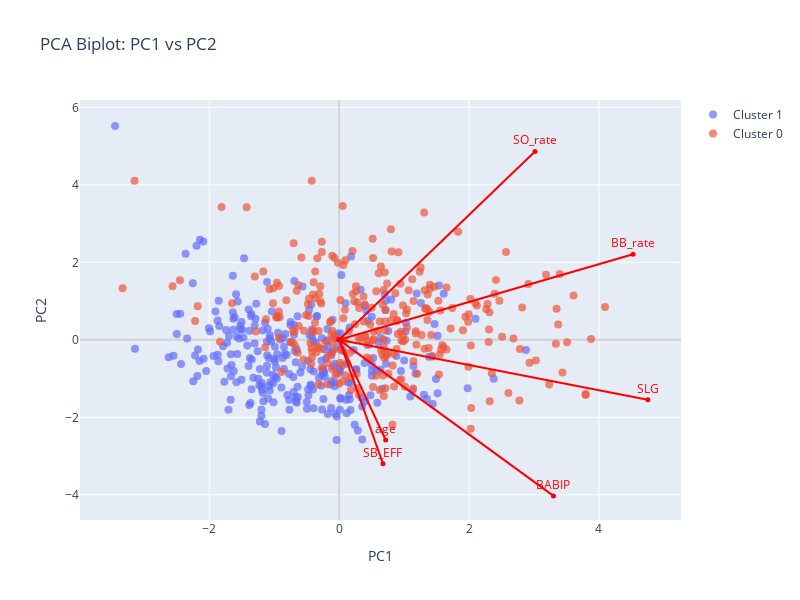
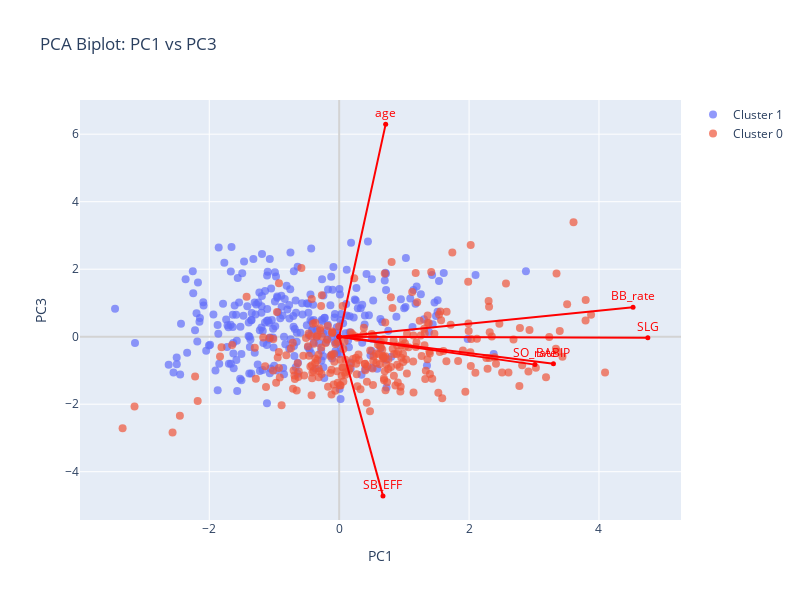
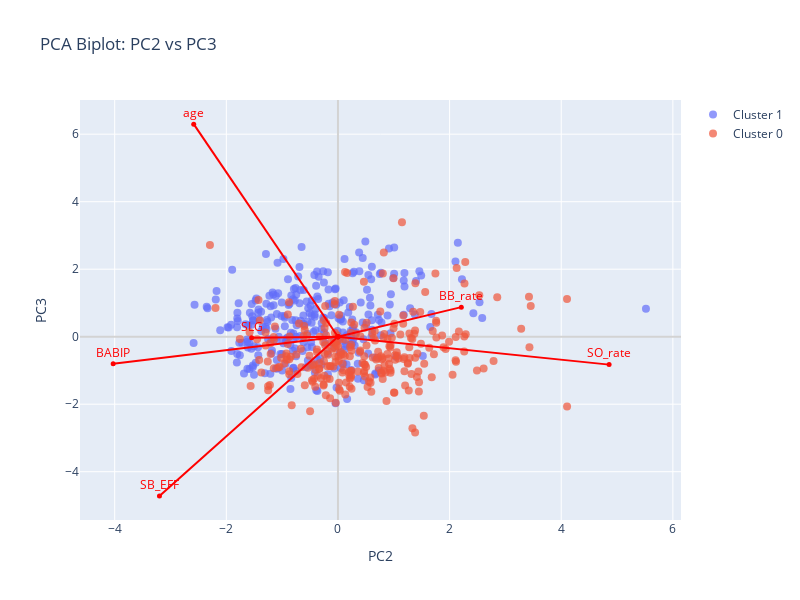

Notebook code cell kept with these figures, in order:
### Markdown cell above
From the pairwise plot of all combinations of the original variables, we can see a pattern that strengthens our PCA findings earlier, BABIP, SO_rate, BB_rate, and SLG seemed to have the best separation of the two clusters (recall these are the 4 main loading factors in PC1 that explains almost 30% of the variance by itself), so PC1 not only explains a lot of variance but also contributes a lot to separation.

### Code cell
# pca transformed data kmeans clustering analysis

pipe = Pipeline([
    ("scaler", StandardScaler()),
    ("pca", PCA(n_components=5, random_state=6021)),
    ("kmeans", KMeans(n_clusters=2, init="k-means++", n_init="auto", random_state=6021))
])

pipe.fit(X_pca)
labels = pipe["kmeans"].labels_

X_plot = pd.DataFrame(X_pca, columns=['PC1', 'PC2', 'PC3', 'PC4', 'PC5'])
X_plot['cluster'] = labels.astype(str)
cluster_labels = X_plot['cluster'].unique()

def plot_pca_biplot(X_pca_scores, loadings_matrix, labels, pc_x=1, pc_y=2, scale_factor=8, cluster_distinction=True):
    """
    Generates a PCA Biplot for any two Principal Components (PCX vs PCY), 
    colored by K-means cluster labels.

    Args:
        X_pca_scores (pd.DataFrame or np.array): The PCA transformed data (PC scores).
        loadings_matrix (pd.DataFrame): The matrix of PCA loadings.
        labels (np.array): The K-means cluster labels for each data point.
        pc_x (int): The index of the PC for the X-axis (e.g., 1 for PC1).
        pc_y (int): The index of the PC for the Y-axis (e.g., 2 for PC2).
        scale_factor (float): Multiplier to scale the loading vectors for visualization.
    """
    
    pc_x_col = f'PC{pc_x}'
    pc_y_col = f'PC{pc_y}'
    
    if pc_x_col not in X_plot.columns or pc_y_col not in X_plot.columns:
        raise ValueError(f"PC index {pc_x} or {pc_y} is out of range. Max PC is {len(X_plot.columns)-1}.")
        
    cluster_labels = X_plot['cluster'].unique()

    fig = go.Figure()

    # Scatter Plot of Data Points (Scores)
    if cluster_distinction:
        for label in cluster_labels:
            df_cluster = X_plot[X_plot['cluster'] == label]
            fig.add_trace(go.Scatter(
                x=df_cluster[pc_x_col], 
                y=df_cluster[pc_y_col], 
                mode='markers',
                marker=dict(size=8, opacity=0.7),
                name=f'Cluster {label}'
            ))
    else:
        fig.add_trace(go.Scatter(
            x=X_plot[pc_x_col], 
            y=X_plot[pc_y_col], 
            mode='markers',
            marker=dict(size=8, opacity=0.7),
        ))

    # 3. Add Loadings (Arrows)
    # The loadings matrix contains the coordinates for the arrows
    loading_df = loadings_matrix[[pc_x_col, pc_y_col]].copy()
    loading_df['var'] = loading_df.index

    for i, row in loading_df.iterrows():
        fig.add_trace(go.Scatter(
            x=[0, row[pc_x_col] * scale_factor], 
            y=[0, row[pc_y_col] * scale_factor],
            mode='lines+markers+text',
            text=[None, row["var"]],
            textposition='top center',
            line=dict(color='red', width=2),
            marker=dict(size=5, color='red'),
            showlegend=False,
            textfont=dict(color='red', size=12)
        ))

    # 4. Final Layout
    fig.update_layout(
        title=f'PCA Biplot: {pc_x_col} vs {pc_y_col}',
        xaxis_title=pc_x_col,
        yaxis_title=pc_y_col,
        height=600,
        width=800,
        # Ensure the arrow origin (0,0) is visible
        xaxis=dict(zeroline=True, zerolinewidth=2, zerolinecolor='lightgrey'),
        yaxis=dict(zeroline=True, zerolinewidth=2, zerolinecolor='lightgrey'),
    )
    fig.show()

plot_pca_biplot(X_pca, pca_loadings, labels, pc_x=1, pc_y=2)

plot_pca_biplot(X_pca, pca_loadings, labels, pc_x=1, pc_y=3)

plot_pca_biplot(X_pca, pca_loadings, labels, pc_x=2, pc_y=3)

# pairwise plot of PC Scores
sns.set(style="ticks")
pair_plot = sns.pairplot(
X_plot, 
hue='cluster', 
palette='Set2', 
diag_kind='kde',
plot_kws={'alpha': 0.5})

plt.show()

### Figure 1 — Plotly figure (JSON) as saved in the notebook; plotly's stock layout.template omitted (floating-point values rounded to 4 significant figures; data arrays with more than 128 entries replaced by an {"elided": "..."} marker saying what was removed)
{"data": [{"marker": {"opacity": 0.7, "size": 8}, "mode": "markers", "name": "Cluster 1", "type": "scatter", "x": {"elided": "287 float values"}, "y": {"elided": "287 float values"}}, {"marker": {"opacity": 0.7, "size": 8}, "mode": "markers", "name": "Cluster 0", "type": "scatter", "x": {"elided": "274 float values"}, "y": {"elided": "274 float values"}}, {"line": {"color": "red", "width": 2}, "marker": {"color": "red", "size": 5}, "mode": "lines+markers+text", "showlegend": false, "text": [null, "age"], "textfont": {"color": "red", "size": 12}, "textposition": "top center", "type": "scatter", "x": [0, 0.716], "y": [0, -2.584]}, {"line": {"color": "red", "width": 2}, "marker": {"color": "red", "size": 5}, "mode": "lines+markers+text", "showlegend": false, "text": [null, "SLG"], "textfont": {"color": "red", "size": 12}, "textposition": "top center", "type": "scatter", "x": [0, 4.752], "y": [0, -1.546]}, {"line": {"color": "red", "width": 2}, "marker": {"color": "red", "size": 5}, "mode": "lines+markers+text", "showlegend": false, "text": [null, "BB_rate"], "textfont": {"color": "red", "size": 12}, "textposition": "top center", "type": "scatter", "x": [0, 4.525], "y": [0, 2.21]}, {"line": {"color": "red", "width": 2}, "marker": {"color": "red", "size": 5}, "mode": "lines+markers+text", "showlegend": false, "text": [null, "SO_rate"], "textfont": {"color": "red", "size": 12}, "textposition": "top center", "type": "scatter", "x": [0, 3.015], "y": [0, 4.858]}, {"line": {"color": "red", "width": 2}, "marker": {"color": "red", "size": 5}, "mode": "lines+markers+text", "showlegend": false, "text": [null, "BABIP"], "textfont": {"color": "red", "size": 12}, "textposition": "top center", "type": "scatter", "x": [0, 3.299], "y": [0, -4.027]}, {"line": {"color": "red", "width": 2}, "marker": {"color": "red", "size": 5}, "mode": "lines+markers+text", "showlegend": false, "text": [null, "SB_EFF"], "textfont": {"color": "red", "size": 12}, "textposition": "top center", "type": "scatter", "x": [0, 0.6746], "y": [0, -3.198]}], "layout": {"height": 600, "title": {"text": "PCA Biplot: PC1 vs PC2"}, "width": 800, "xaxis": {"title": {"text": "PC1"}, "zeroline": true, "zerolinecolor": "lightgrey", "zerolinewidth": 2}, "yaxis": {"title": {"text": "PC2"}, "zeroline": true, "zerolinecolor": "lightgrey", "zerolinewidth": 2}}}

### Figure 2 — Plotly figure (JSON) as saved in the notebook; plotly's stock layout.template omitted (floating-point values rounded to 4 significant figures; data arrays with more than 128 entries replaced by an {"elided": "..."} marker saying what was removed)
{"data": [{"marker": {"opacity": 0.7, "size": 8}, "mode": "markers", "name": "Cluster 1", "type": "scatter", "x": {"elided": "287 float values"}, "y": {"elided": "287 float values"}}, {"marker": {"opacity": 0.7, "size": 8}, "mode": "markers", "name": "Cluster 0", "type": "scatter", "x": {"elided": "274 float values"}, "y": {"elided": "274 float values"}}, {"line": {"color": "red", "width": 2}, "marker": {"color": "red", "size": 5}, "mode": "lines+markers+text", "showlegend": false, "text": [null, "age"], "textfont": {"color": "red", "size": 12}, "textposition": "top center", "type": "scatter", "x": [0, 0.716], "y": [0, 6.298]}, {"line": {"color": "red", "width": 2}, "marker": {"color": "red", "size": 5}, "mode": "lines+markers+text", "showlegend": false, "text": [null, "SLG"], "textfont": {"color": "red", "size": 12}, "textposition": "top center", "type": "scatter", "x": [0, 4.752], "y": [0, -0.03164]}, {"line": {"color": "red", "width": 2}, "marker": {"color": "red", "size": 5}, "mode": "lines+markers+text", "showlegend": false, "text": [null, "BB_rate"], "textfont": {"color": "red", "size": 12}, "textposition": "top center", "type": "scatter", "x": [0, 4.525], "y": [0, 0.8752]}, {"line": {"color": "red", "width": 2}, "marker": {"color": "red", "size": 5}, "mode": "lines+markers+text", "showlegend": false, "text": [null, "SO_rate"], "textfont": {"color": "red", "size": 12}, "textposition": "top center", "type": "scatter", "x": [0, 3.015], "y": [0, -0.8274]}, {"line": {"color": "red", "width": 2}, "marker": {"color": "red", "size": 5}, "mode": "lines+markers+text", "showlegend": false, "text": [null, "BABIP"], "textfont": {"color": "red", "size": 12}, "textposition": "top center", "type": "scatter", "x": [0, 3.299], "y": [0, -0.8013]}, {"line": {"color": "red", "width": 2}, "marker": {"color": "red", "size": 5}, "mode": "lines+markers+text", "showlegend": false, "text": [null, "SB_EFF"], "textfont": {"color": "red", "size": 12}, "textposition": "top center", "type": "scatter", "x": [0, 0.6746], "y": [0, -4.716]}], "layout": {"height": 600, "title": {"text": "PCA Biplot: PC1 vs PC3"}, "width": 800, "xaxis": {"title": {"text": "PC1"}, "zeroline": true, "zerolinecolor": "lightgrey", "zerolinewidth": 2}, "yaxis": {"title": {"text": "PC3"}, "zeroline": true, "zerolinecolor": "lightgrey", "zerolinewidth": 2}}}

### Figure 3 — Plotly figure (JSON) as saved in the notebook; plotly's stock layout.template omitted (floating-point values rounded to 4 significant figures; data arrays with more than 128 entries replaced by an {"elided": "..."} marker saying what was removed)
{"data": [{"marker": {"opacity": 0.7, "size": 8}, "mode": "markers", "name": "Cluster 1", "type": "scatter", "x": {"elided": "287 float values"}, "y": {"elided": "287 float values"}}, {"marker": {"opacity": 0.7, "size": 8}, "mode": "markers", "name": "Cluster 0", "type": "scatter", "x": {"elided": "274 float values"}, "y": {"elided": "274 float values"}}, {"line": {"color": "red", "width": 2}, "marker": {"color": "red", "size": 5}, "mode": "lines+markers+text", "showlegend": false, "text": [null, "age"], "textfont": {"color": "red", "size": 12}, "textposition": "top center", "type": "scatter", "x": [0, -2.584], "y": [0, 6.298]}, {"line": {"color": "red", "width": 2}, "marker": {"color": "red", "size": 5}, "mode": "lines+markers+text", "showlegend": false, "text": [null, "SLG"], "textfont": {"color": "red", "size": 12}, "textposition": "top center", "type": "scatter", "x": [0, -1.546], "y": [0, -0.03164]}, {"line": {"color": "red", "width": 2}, "marker": {"color": "red", "size": 5}, "mode": "lines+markers+text", "showlegend": false, "text": [null, "BB_rate"], "textfont": {"color": "red", "size": 12}, "textposition": "top center", "type": "scatter", "x": [0, 2.21], "y": [0, 0.8752]}, {"line": {"color": "red", "width": 2}, "marker": {"color": "red", "size": 5}, "mode": "lines+markers+text", "showlegend": false, "text": [null, "SO_rate"], "textfont": {"color": "red", "size": 12}, "textposition": "top center", "type": "scatter", "x": [0, 4.858], "y": [0, -0.8274]}, {"line": {"color": "red", "width": 2}, "marker": {"color": "red", "size": 5}, "mode": "lines+markers+text", "showlegend": false, "text": [null, "BABIP"], "textfont": {"color": "red", "size": 12}, "textposition": "top center", "type": "scatter", "x": [0, -4.027], "y": [0, -0.8013]}, {"line": {"color": "red", "width": 2}, "marker": {"color": "red", "size": 5}, "mode": "lines+markers+text", "showlegend": false, "text": [null, "SB_EFF"], "textfont": {"color": "red", "size": 12}, "textposition": "top center", "type": "scatter", "x": [0, -3.198], "y": [0, -4.716]}], "layout": {"height": 600, "title": {"text": "PCA Biplot: PC2 vs PC3"}, "width": 800, "xaxis": {"title": {"text": "PC2"}, "zeroline": true, "zerolinecolor": "lightgrey", "zerolinewidth": 2}, "yaxis": {"title": {"text": "PC3"}, "zeroline": true, "zerolinecolor": "lightgrey", "zerolinewidth": 2}}}
